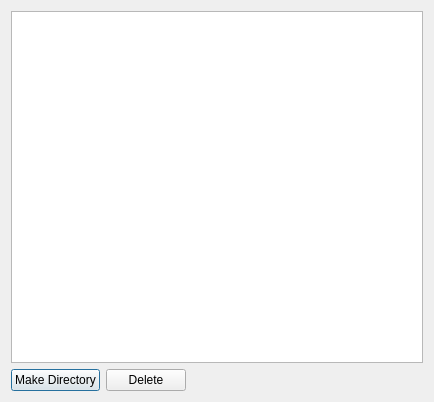
<?xml version="1.0" encoding="UTF-8"?>
<ui version="4.0">
 <class>Dialog</class>
 <widget class="QDialog" name="Dialog">
  <property name="geometry">
   <rect>
    <x>0</x>
    <y>0</y>
    <width>434</width>
    <height>402</height>
   </rect>
  </property>
  <property name="windowTitle">
   <string>Dialog</string>
  </property>
  <layout class="QGridLayout" name="gridLayout">
   <item row="0" column="0">
    <widget class="QTreeView" name="treeView"/>
   </item>
   <item row="1" column="0">
    <layout class="QHBoxLayout" name="horizontalLayout">
     <item>
      <widget class="QPushButton" name="pushButtonMakeDirectory">
       <property name="text">
        <string>Make Directory</string>
       </property>
      </widget>
     </item>
     <item>
      <widget class="QPushButton" name="pushButtonDelete">
       <property name="text">
        <string>Delete</string>
       </property>
      </widget>
     </item>
     <item>
      <spacer name="horizontalSpacer">
       <property name="orientation">
        <enum>Qt::Orientation::Horizontal</enum>
       </property>
       <property name="sizeHint" stdset="0">
        <size>
         <width>40</width>
         <height>20</height>
        </size>
       </property>
      </spacer>
     </item>
    </layout>
   </item>
  </layout>
 </widget>
 <resources/>
 <connections/>
</ui>
